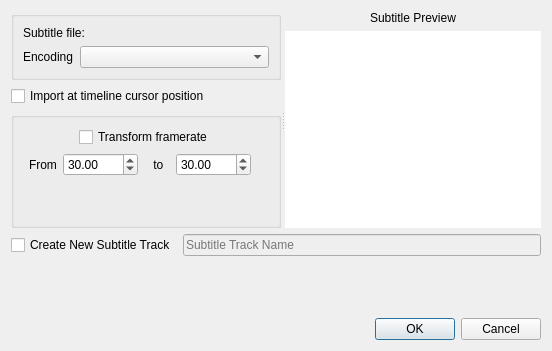
<?xml version="1.0" encoding="UTF-8"?>
<ui version="4.0">
 <author>
SPDX-FileCopyrightText: none
SPDX-License-Identifier: GPL-3.0-only OR LicenseRef-KDE-Accepted-GPL
 </author>
 <class>ImportSub_UI</class>
 <widget class="QDialog" name="ImportSub_UI">
  <property name="geometry">
   <rect>
    <x>0</x>
    <y>0</y>
    <width>539</width>
    <height>351</height>
   </rect>
  </property>
  <property name="windowTitle">
   <string>Dialog</string>
  </property>
  <layout class="QGridLayout" name="gridLayout">
   <item row="0" column="0" colspan="2">
    <widget class="QSplitter" name="splitter">
     <property name="orientation">
      <enum>Qt::Horizontal</enum>
     </property>
     <widget class="QWidget" name="layoutWidget">
      <layout class="QVBoxLayout" name="verticalLayout">
       <item>
        <widget class="QGroupBox" name="groupBox_2">
         <property name="sizePolicy">
          <sizepolicy hsizetype="Preferred" vsizetype="Preferred">
           <horstretch>0</horstretch>
           <verstretch>0</verstretch>
          </sizepolicy>
         </property>
         <property name="title">
          <string/>
         </property>
         <layout class="QGridLayout" name="gridLayout_3">
          <item row="0" column="0">
           <layout class="QHBoxLayout" name="horizontalLayout">
            <item>
             <widget class="QLabel" name="label">
              <property name="maximumSize">
               <size>
                <width>100</width>
                <height>16777215</height>
               </size>
              </property>
              <property name="text">
               <string>Subtitle file:</string>
              </property>
             </widget>
            </item>
            <item>
             <widget class="KUrlRequester" name="subtitle_url"/>
            </item>
           </layout>
          </item>
          <item row="1" column="0">
           <layout class="QHBoxLayout" name="horizontalLayout_2">
            <property name="spacing">
             <number>6</number>
            </property>
            <item>
             <widget class="QLabel" name="label_2">
              <property name="text">
               <string>Encoding</string>
              </property>
             </widget>
            </item>
            <item>
             <widget class="QComboBox" name="codecs_list">
              <property name="sizePolicy">
               <sizepolicy hsizetype="MinimumExpanding" vsizetype="Fixed">
                <horstretch>0</horstretch>
                <verstretch>0</verstretch>
               </sizepolicy>
              </property>
             </widget>
            </item>
           </layout>
          </item>
         </layout>
        </widget>
       </item>
       <item>
        <widget class="QCheckBox" name="cursor_pos">
         <property name="sizePolicy">
          <sizepolicy hsizetype="Preferred" vsizetype="Fixed">
           <horstretch>0</horstretch>
           <verstretch>0</verstretch>
          </sizepolicy>
         </property>
         <property name="text">
          <string>Import at timeline cursor position</string>
         </property>
        </widget>
       </item>
       <item>
        <widget class="QGroupBox" name="groupBox">
         <property name="minimumSize">
          <size>
           <width>0</width>
           <height>85</height>
          </size>
         </property>
         <property name="title">
          <string/>
         </property>
         <layout class="QGridLayout" name="gridLayout_2">
          <property name="sizeConstraint">
           <enum>QLayout::SetDefaultConstraint</enum>
          </property>
          <item row="0" column="0" colspan="9" alignment="Qt::AlignHCenter">
           <widget class="QCheckBox" name="transform_framerate_check_box">
            <property name="text">
             <string>Transform framerate</string>
            </property>
           </widget>
          </item>
          <item row="3" column="4">
           <widget class="QLabel" name="caption_convert_framerate_label1">
            <property name="maximumSize">
             <size>
              <width>20</width>
              <height>16777215</height>
             </size>
            </property>
            <property name="text">
             <string> to </string>
            </property>
           </widget>
          </item>
          <item row="3" column="0">
           <spacer name="horizontalSpacer">
            <property name="orientation">
             <enum>Qt::Horizontal</enum>
            </property>
            <property name="sizeHint" stdset="0">
             <size>
              <width>40</width>
              <height>20</height>
             </size>
            </property>
           </spacer>
          </item>
          <item row="3" column="7">
           <spacer name="horizontalSpacer_2">
            <property name="orientation">
             <enum>Qt::Horizontal</enum>
            </property>
            <property name="sizeHint" stdset="0">
             <size>
              <width>40</width>
              <height>20</height>
             </size>
            </property>
           </spacer>
          </item>
          <item row="3" column="2">
           <widget class="QDoubleSpinBox" name="caption_original_framerate">
            <property name="enabled">
             <bool>true</bool>
            </property>
            <property name="minimumSize">
             <size>
              <width>75</width>
              <height>0</height>
             </size>
            </property>
            <property name="maximumSize">
             <size>
              <width>100</width>
              <height>16777215</height>
             </size>
            </property>
            <property name="value">
             <double>30.000000000000000</double>
            </property>
           </widget>
          </item>
          <item row="3" column="1">
           <widget class="QLabel" name="caption_convert_framerate_label2">
            <property name="maximumSize">
             <size>
              <width>51</width>
              <height>16777215</height>
             </size>
            </property>
            <property name="text">
             <string>From</string>
            </property>
           </widget>
          </item>
          <item row="3" column="5">
           <widget class="QDoubleSpinBox" name="caption_target_framerate">
            <property name="minimumSize">
             <size>
              <width>75</width>
              <height>0</height>
             </size>
            </property>
            <property name="maximumSize">
             <size>
              <width>100</width>
              <height>16777215</height>
             </size>
            </property>
            <property name="value">
             <double>30.000000000000000</double>
            </property>
           </widget>
          </item>
          <item row="4" column="4">
           <spacer name="verticalSpacer">
            <property name="orientation">
             <enum>Qt::Vertical</enum>
            </property>
            <property name="sizeType">
             <enum>QSizePolicy::Expanding</enum>
            </property>
            <property name="sizeHint" stdset="0">
             <size>
              <width>20</width>
              <height>40</height>
             </size>
            </property>
           </spacer>
          </item>
         </layout>
        </widget>
       </item>
      </layout>
     </widget>
     <widget class="QWidget" name="layoutWidget1">
      <layout class="QVBoxLayout" name="verticalLayout_2">
       <item>
        <widget class="QLabel" name="label_3">
         <property name="text">
          <string>Subtitle Preview</string>
         </property>
         <property name="alignment">
          <set>Qt::AlignCenter</set>
         </property>
        </widget>
       </item>
       <item>
        <widget class="QPlainTextEdit" name="text_preview">
         <property name="sizePolicy">
          <sizepolicy hsizetype="MinimumExpanding" vsizetype="Expanding">
           <horstretch>0</horstretch>
           <verstretch>0</verstretch>
          </sizepolicy>
         </property>
         <property name="autoFillBackground">
          <bool>false</bool>
         </property>
         <property name="frameShape">
          <enum>QFrame::NoFrame</enum>
         </property>
         <property name="readOnly">
          <bool>true</bool>
         </property>
        </widget>
       </item>
      </layout>
     </widget>
    </widget>
   </item>
   <item row="1" column="0">
    <widget class="QCheckBox" name="create_track">
     <property name="text">
      <string>Create New Subtitle Track</string>
     </property>
    </widget>
   </item>
   <item row="1" column="1">
    <widget class="QLineEdit" name="track_name">
     <property name="enabled">
      <bool>false</bool>
     </property>
     <property name="placeholderText">
      <string>Subtitle Track Name</string>
     </property>
    </widget>
   </item>
   <item row="2" column="0" colspan="2">
    <widget class="KMessageWidget" name="info_message"/>
   </item>
   <item row="3" column="0" colspan="2">
    <widget class="QDialogButtonBox" name="buttonBox">
     <property name="orientation">
      <enum>Qt::Horizontal</enum>
     </property>
     <property name="standardButtons">
      <set>QDialogButtonBox::Cancel|QDialogButtonBox::Ok</set>
     </property>
    </widget>
   </item>
  </layout>
 </widget>
 <customwidgets>
  <customwidget>
   <class>KUrlRequester</class>
   <extends>QWidget</extends>
   <header>kurlrequester.h</header>
   <container>1</container>
  </customwidget>
  <customwidget>
   <class>KMessageWidget</class>
   <extends>QFrame</extends>
   <header>kmessagewidget.h</header>
   <container>1</container>
  </customwidget>
 </customwidgets>
 <resources/>
 <connections>
  <connection>
   <sender>buttonBox</sender>
   <signal>accepted()</signal>
   <receiver>ImportSub_UI</receiver>
   <slot>accept()</slot>
   <hints>
    <hint type="sourcelabel">
     <x>248</x>
     <y>254</y>
    </hint>
    <hint type="destinationlabel">
     <x>157</x>
     <y>274</y>
    </hint>
   </hints>
  </connection>
  <connection>
   <sender>buttonBox</sender>
   <signal>rejected()</signal>
   <receiver>ImportSub_UI</receiver>
   <slot>reject()</slot>
   <hints>
    <hint type="sourcelabel">
     <x>316</x>
     <y>260</y>
    </hint>
    <hint type="destinationlabel">
     <x>286</x>
     <y>274</y>
    </hint>
   </hints>
  </connection>
  <connection>
   <sender>create_track</sender>
   <signal>toggled(bool)</signal>
   <receiver>track_name</receiver>
   <slot>setEnabled(bool)</slot>
   <hints>
    <hint type="sourcelabel">
     <x>97</x>
     <y>238</y>
    </hint>
    <hint type="destinationlabel">
     <x>364</x>
     <y>238</y>
    </hint>
   </hints>
  </connection>
 </connections>
</ui>
